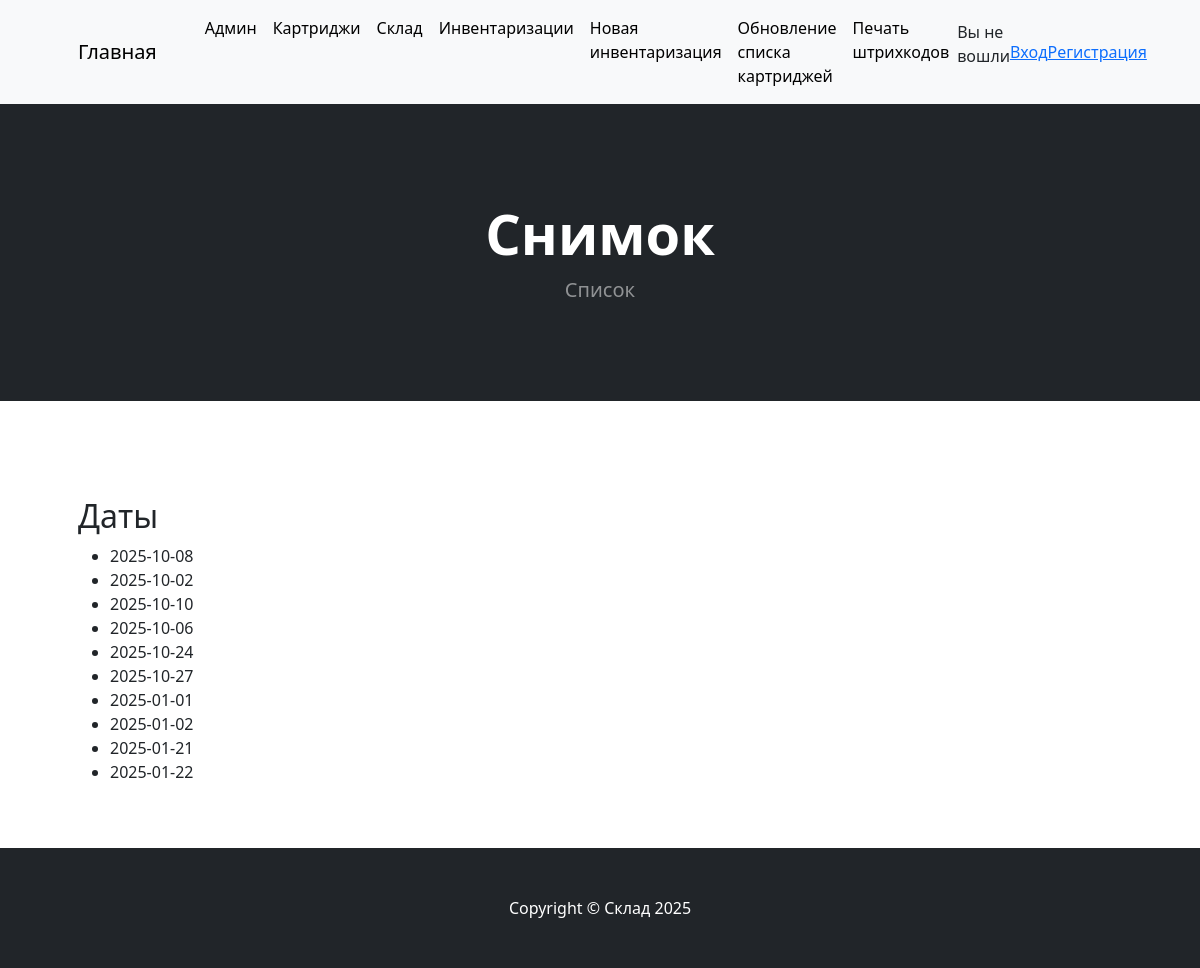
/storage/snapshots/, run on an earlier commit of the app's database.
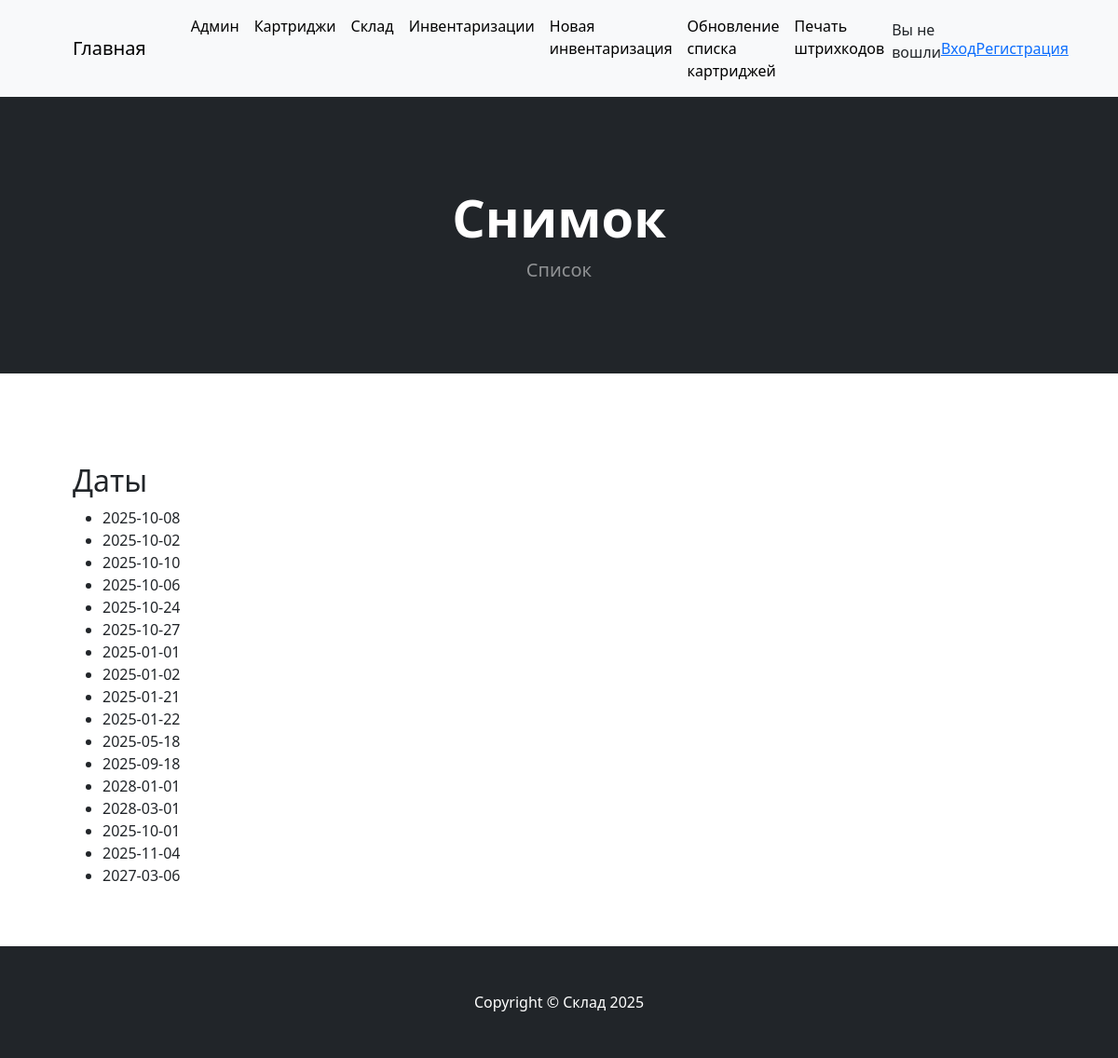
And on a later commit of the database.
### storage/models.py (models this page shows, shortened)
class Snapshot(models.Model):
    dt = models.DateField(verbose_name='Дата инвентаризации', unique=True, auto_created=True)
    def __str__(self):
        return self.dt.strftime('%Y-%m-%d')

### storage/views.py (the view)
# urls.py: path('snapshots/', SnapshotHomeView.as_view(), name='snapshots'),
class SnapshotHomeView(ListView):
    model = Snapshot
    queryset = Snapshot.objects.all()
    template_name = 'storage/snapshot_home.html'

### storage/templates/storage/snapshot_home.html (shortened to what this page needs)
{% extends 'base_app/main.html' %}
{% block header %}
    <div class="text-center text-white">
        <h1 class="display-4 fw-bolder">Снимок</h1>
        <p class="lead fw-normal text-white-50 mb-0">Список</p>
    </div>
{% endblock header %}
{% block body %}
    <h2>Даты</h2>
    <ul>
        {% for snapshot in object_list %}
            <li class="nav-item"><a class="nav-link active" aria-current="page" href="{% url 'storage:snapshot_detail' snapshot.pk %}">{{ snapshot }}</a></li>
        {% endfor %}
    </ul>
{% endblock body %}

### base_app/templates/base_app/main.html (shortened to what this page needs)
<!doctype html>
<html lang="ru">
    <head>
        <link href="https://cdn.jsdelivr.net/npm/bootstrap-icons@1.13.1/font/bootstrap-icons.min.css" rel="stylesheet">
        <link href="https://cdn.jsdelivr.net/npm/bootstrap@5.3.8/dist/css/bootstrap.min.css" rel="stylesheet">
    </head>
    <body>
        {% block navbar %}
        <nav class="navbar navbar-expand-lg navbar-light bg-light">
            <div class="container px-4 px-lg-5">
                <a class="navbar-brand" href="{% url 'base_app:index' %}">Главная</a>
                <div class="collapse navbar-collapse" id="navbarSupportedContent">
                    <ul class="navbar-nav me-auto mb-2 mb-lg-0 ms-lg-4">
                        <li class="nav-item"><a class="nav-link active" aria-current="page" href="{% url 'admin:index' %}">Админ</a></li>
                        <li class="nav-item"><a class="nav-link active" aria-current="page" href="{% url 'storage:cartridge_list' %}">Картриджи</a></li>
                        <li class="nav-item"><a class="nav-link active" aria-current="page" href="{% url 'storage:index' %}">Склад</a></li>
                        <li class="nav-item"><a class="nav-link active" aria-current="page" href="{% url 'storage:snapshots' %}">Инвентаризации</a></li>
                        <li class="nav-item"><a class="nav-link active" aria-current="page" href="{% url 'storage:snapshots_add' %}">Новая инвентаризация</a></li>
                        <li class="nav-item"><a class="nav-link active" aria-current="page" href="{% url 'storage:cartridge_refresh' %}">Обновление списка картриджей</a></li>
                        <li class="nav-item"><a class="nav-link active" aria-current="page" href="{% url 'storage:load_print_list' %}">Печать штрихкодов</a></li>
                    </ul>
                    {% if user.is_authenticated %}
                        <p>Hi {{ user.username }}!</p>
                        <form action="{% url 'users:logout' %}" method="post">
                            {% csrf_token %}
                            <button type="submit">Выход</button>
                        </form>
                    {% else %}
                        <p>Вы не вошли</p>
                        <a href="{% url 'users:login' %}">Вход</a>
                        <a href="{% url 'users:register' %}">Регистрация</a>
                    {% endif %}
                </div>
            </div>
        </nav>
        {% endblock navbar %}
        <header class="bg-dark py-5">
            <div class="container px-4 px-lg-5 my-5">
                <div class="text-center text-white">
                    {% block header %}{% endblock header %}
                </div>
            </div>
        </header>
        <section class="py-5">
            <div class="container px-4 px-lg-5 mt-5">
                {% block body %}{% endblock body %}
            </div>
        </section>
        <footer class="py-5 bg-dark">
            {% block footer %}
                <div class="container"><p class="m-0 text-center text-white">Copyright &copy; Склад 2025</p></div>
            {% endblock footer %}
        </footer>
    </body>
</html>

What changed in the data, as far as the page shows it:
added Snapshot: dt "2025-05-18"
added Snapshot: dt "2025-09-18"
added Snapshot: dt "2028-01-01"
added Snapshot: dt "2028-03-01"
added Snapshot: dt "2025-10-01"
added Snapshot: dt "2025-11-04"
added Snapshot: dt "2027-03-06"
